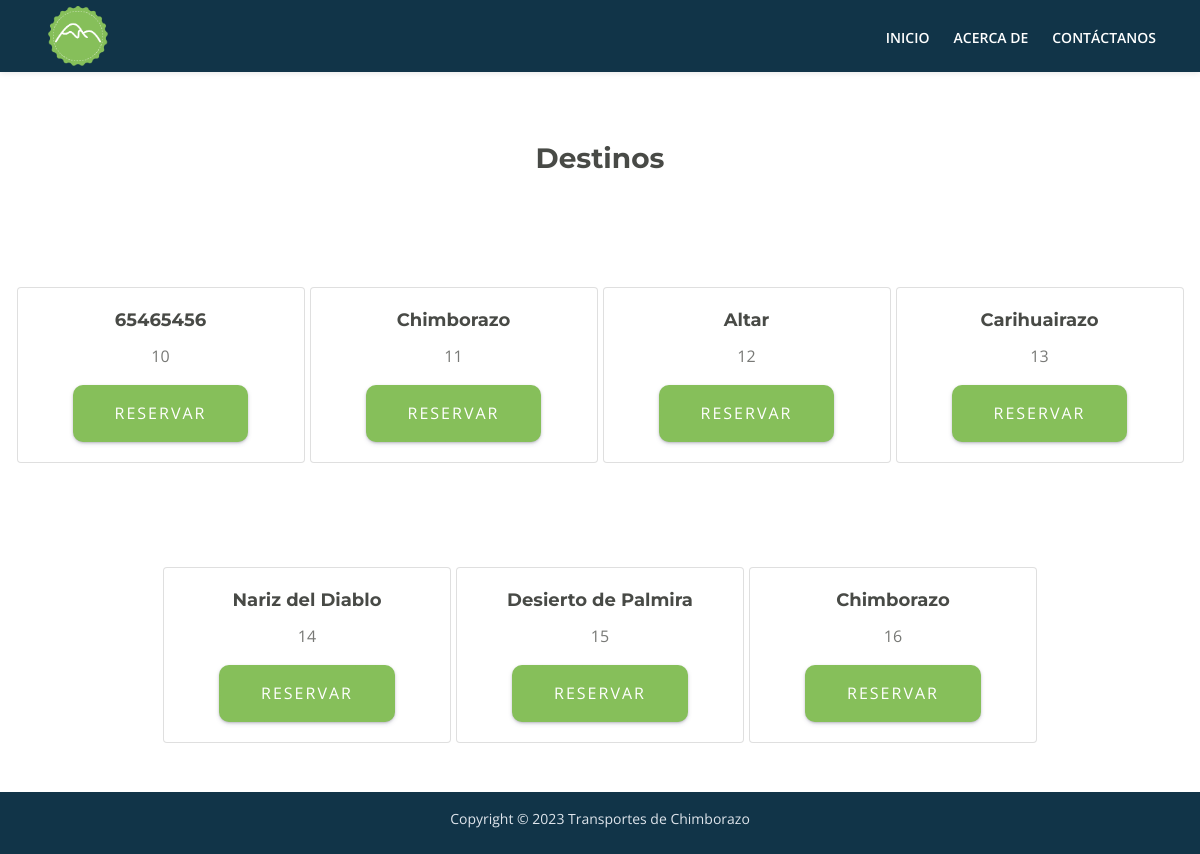
The page /Proyecto/Vista/viajes_list.php on the database its author committed.
### tables this page shows
CREATE TABLE Viaje(
    id_viaje INT PRIMARY KEY AUTO_INCREMENT,
    lugar_origen VARCHAR(20),
    lugar_destino VARCHAR(20),
    fecha DATE,
    hora TIME,
    precio FLOAT,
    placa VARCHAR(8),
    FOREIGN KEY (placa) REFERENCES Transporte(placa)
);

### Proyecto/Modelo/mostrar_viajes.php (called while the page is built)
<?php
include('../Config/conexion.php');
$sql = 'SELECT * FROM Viaje';
$res = mysqli_query($conexion, $sql);
?>

### Proyecto/Vista/viajes_list.php (the view, shortened to what this page needs)
<!DOCTYPE html>
<html lang="en">
<head>
    <link href="../../CSS/bootstrap.css" rel="stylesheet">
    <link href="../../CSS/fontawesome-all.css" rel="stylesheet">
    <link href="../../CSS/swiper.css" rel="stylesheet">
    <link href="../../CSS/magnific-popup.css" rel="stylesheet">
    <link href="../../CSS/styles.css" rel="stylesheet">
    <link href="../../CSS/Estilos.css" rel="stylesheet">
</head>
<body>
    <div class="content">
        <div class="title">
            <h2>Destinos</h2>
        </div>
        <?php
        include('../Modelo/mostrar_viajes.php');
        while ($viaj = $res->fetch_assoc()) {
            ?>
            <div class="card" style="width: 18rem;">
                <div class="card-body">
                    <h5 class="card-title">
                        <?php echo $viaj['lugar_destino'] ?>
                    </h5>
                    <p class="card-text">
                        <?php echo $viaj['id_viaje'] ?>
                    </p>
                    <a href="../Vista/viaje.php?id_viaje= <?php echo $viaj['id_viaje'] ?>"><button class="btnAdmin">Reservar</button></a>
                </div>
            </div>
            <?php
        }
        ?>
    </div>
</body>
</html>

### CSS/styles.css (style rules this page uses)
* { margin: 0; text-decoration: none !important; }
body, html { width: 100%; height: 100%; }
body, p { color: #787976; font: 400 1rem/1.5625rem "Open Sans", sans-serif; }
.p-small { font: 400 0.875rem/1.375rem "Open Sans", sans-serif; }
h2 { color: #484a46; font: 700 1.75rem/2.125rem "Montserrat", sans-serif; }
h5 { color: #484a46; font: 700 1.125rem/1.5rem "Montserrat", sans-serif; }
a { color: #787976; text-decoration: underline; }
.copyright { padding-top: 1rem; padding-bottom: 0.5rem; background-color: #113448; text-align: center; }
.copyright p, .copyright a { color: #dfe5ec; text-decoration: none; }
.content { padding-top: 20px; display: flex; flex-wrap: wrap; text-align: center; gap: 5px; text-decoration: none; align-items: center; justify-content: center; color: #fff; height: 90vh; }
.title { width: 100%; }
.card { transition: 0.3s; }
.navbar-customMenu { box-shadow: none; padding: 0.25rem 2rem 2rem 3rem; }
.navbar-customMenu .navbar-nav { margin-top: 0; margin-bottom: 0; }
.navbar-customMenu .nav-item .nav-link { padding: 0.25rem 0.75rem 0.25rem 0.75rem; }
.navbar-customMenu { padding-top: 0.375rem; padding-bottom: 0.375rem; background-color: #113448; box-shadow: 0 0.0625rem 0.375rem 0 rgba(0, 0, 0, 0.1); font: 600 0.875rem/0.875rem "Open Sans", sans-serif; transition: all 0.2s; }
.navbar-customMenu .navbar-nav { margin-top: 0.75rem; margin-bottom: 0.5rem; }
.navbar-customMenu .nav-item .nav-link { padding: 0.625rem 0.75rem 0.625rem 0.75rem; color: #fff; text-decoration: none; transition: all 0.2s ease; }

### CSS/Estilos.css (style rules this page uses)
.btnAdmin { background-color: #86bf5a; padding: 14px 40px; color: #fff; text-transform: uppercase; letter-spacing: 2px; cursor: pointer; border-radius: 10px; border: 2px dashed #86bf5a; box-shadow: rgba(50, 50, 93, 0.25) 0px 2px 5px -1px, rgba(0, 0, 0, 0.3) 0px 1px 3px -1px; transition: 0.4s; }

### rows shown on the page
viaje: lugar_destino "65465456", id_viaje "10"
viaje: lugar_destino "Chimborazo", id_viaje "11"
viaje: lugar_destino "Altar", id_viaje "12"
viaje: lugar_destino "Carihuairazo", id_viaje "13"
viaje: lugar_destino "Nariz del Diablo", id_viaje "14"
viaje: lugar_destino "Desierto de Palmira", id_viaje "15"
viaje: lugar_destino "Chimborazo", id_viaje "16"
